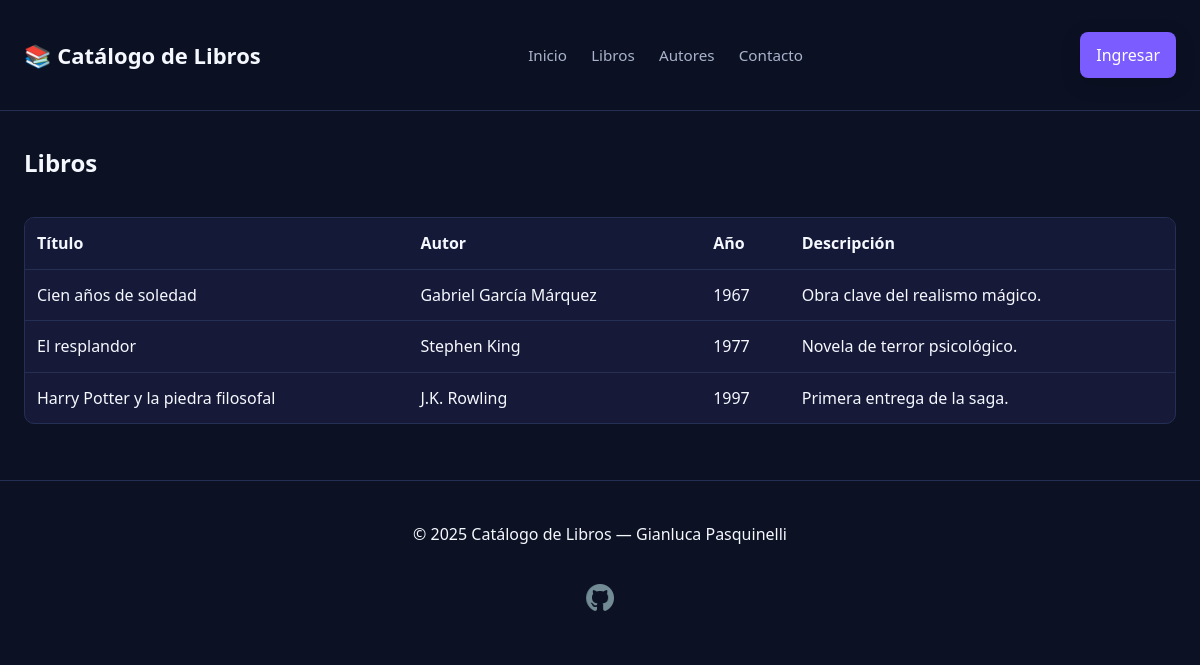
The app's page /index.php?controller=book&action=index with its own data.
### tables this page shows
CREATE TABLE books (
  id INT AUTO_INCREMENT PRIMARY KEY,
  title VARCHAR(150) NOT NULL,
  author_id INT NULL,
  description TEXT,
  year INT NULL,
  FOREIGN KEY (author_id) REFERENCES authors(id) ON DELETE SET NULL
);

CREATE TABLE authors (
  id INT AUTO_INCREMENT PRIMARY KEY,
  name VARCHAR(100) NOT NULL,
  description TEXT
);

### app/Controllers/BookController.php (called while the page is built, shortened)
<?php
require_once __DIR__ . '/../Models/Book.php';
class BookController extends BaseController {
    private $bookModel;
    public function __construct() {
        $this->bookModel = new Book();
    }
    public function index() {
        $books = $this->bookModel->getAll();
        $this->render('books/index', ['books' => $books]);
    }
}

### public/index.php (called while the page is built, shortened)
<?php
$action     = $_GET['action'] ?? 'index';
$controllerObj = new $controllerName();
$controllerObj->$action();

### app/Models/Database.php (called while the page is built, shortened)
<?php
class Database {
    public function __construct() {
        static $pdoInstance = null;
        if ($pdoInstance === null) {
            try {
                $dsn = "mysql:host=" . DB_HOST . ";dbname=" . DB_NAME . ";charset=utf8mb4";
                $pdoInstance = new PDO($dsn, DB_USER, DB_PASS, [
                    PDO::ATTR_ERRMODE => PDO::ERRMODE_EXCEPTION,
                    PDO::ATTR_DEFAULT_FETCH_MODE => PDO::FETCH_ASSOC,
                ]);
            } catch (PDOException $e) {
                die("Error de conexión: " . $e->getMessage());
            }
        }
        $this->pdo = $pdoInstance;
    }
}

### app/Models/Book.php (called while the page is built, shortened)
<?php
require_once __DIR__ . '/Database.php';
class Book extends Database {
    public function getAll() {
        $stmt = $this->pdo->query("
            SELECT b.id, b.title, b.description, b.year, a.name AS author, b.author_id
            FROM books b
            LEFT JOIN authors a ON a.id = b.author_id
            ORDER BY b.title ASC
        ");
        return $stmt->fetchAll();
    }
}

### app/Views/books/index.php (the view, shortened to what this page needs)
<section class="flex-between">
  <h1>Libros</h1>
</section>
<br>
<div class="table-responsive">
  <table class="table">
    <thead>
      <tr>
        <th>Título</th>
        <th>Autor</th>
        <th>Año</th>
        <th>Descripción</th>
      </tr>
    </thead>
    <tbody>
      <?php foreach ($books as $b): ?>
      <tr>
        <td><?= htmlspecialchars($b['title']) ?></td>
        <td><?= htmlspecialchars($b['author'] ?? '—') ?></td>
        <td><?= htmlspecialchars($b['year'] ?? '—') ?></td>
        <td><?= nl2br(htmlspecialchars($b['description'] ?? '—')) ?></td>
      </tr>
      <?php endforeach; ?>
    </tbody>
  </table>
</div>

### public/assets/css/styles.css (style rules this page uses)
:root { --bg: #0c1224; --panel: #161a38; --muted: #aab2cc; --text: #f5f8ff; --primary: #7a5cff; --primary-700: #6543ff; --primary-500: #8c6fff; --danger: #ff7088; --danger-600: #ff4d6a; --border: #252f54; --radius: 10px; --shadow: 0 6px 20px rgba(0, 0, 0, 0.18); --transition: all 0.3s cubic-bezier(0.25, 0.8, 0.25, 1); --font-family: system-ui, -apple-system, Segoe UI, Roboto, Ubuntu, Cantarell, "Helvetica Neue", Arial, "Noto Sans", sans-serif; --font-size-base: 16px; --spacing-unit: 8px; }
* { box-sizing: border-box; margin: 0; padding: 0; }
html, body { background: var(--bg); color: var(--text); font-family: var(--font-family); line-height: 1.65; font-size: var(--font-size-base); }
.table-responsive { overflow: auto; margin-block-start: var(--spacing-unit); }
.table { inline-size: 100%; border-collapse: separate; border-spacing: 0; background: var(--panel); border: 1px solid var(--border); border-radius: var(--radius); overflow: hidden; }
.table th, .table td { padding: calc(var(--spacing-unit) * 1.5); border-block-end: 1px solid var(--border); vertical-align: middle; }
.table thead th { position: sticky; inset-block-start: 0; background: #141938; text-align: start; font-weight: 600; }
.table tr:last-child td { border-block-end: none; }
.flex-between { display: flex; align-items: center; justify-content: space-between; margin-block-start: var(--spacing-unit); }

### records on screen
books: title "Cien años de soledad", author.name "Gabriel García Márquez", year "1967", description "Obra clave del realismo mágico."
books: title "El resplandor", author.name "Stephen King", year "1977", description "Novela de terror psicológico."
books: title "Harry Potter y la piedra filosofal", author.name "J.K. Rowling", year "1997", description "Primera entrega de la saga."
